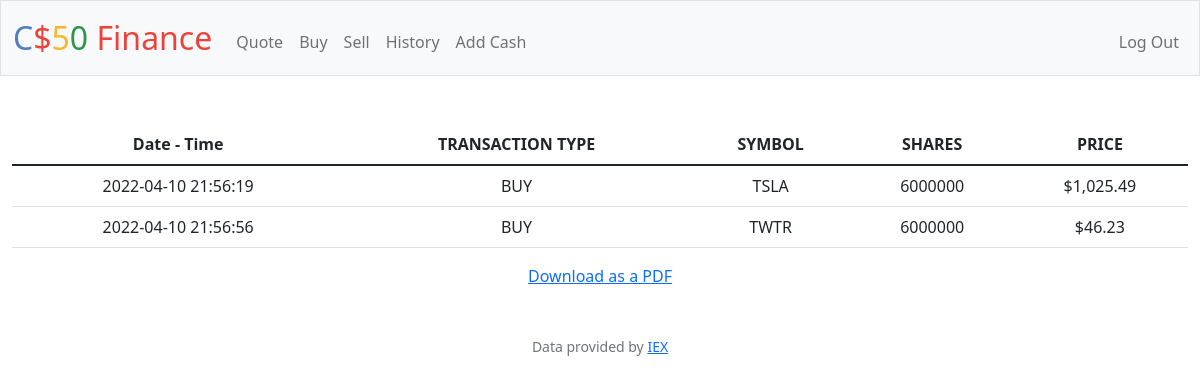
Screenshot of /history (signed in) with the database file from the repository.
### tables this page shows
CREATE TABLE 'transactions' ('id' INTEGER PRIMARY KEY AUTOINCREMENT NOT NULL, 'user_id' INTEGER NOT NULL, 'symbol' TEXT NOT NULL, 'shares' INTEGER NOT NULL, 'price' REAL NOT NULL, 'type' TEXT NOT NULL, 'date' DATETIME NOT NULL);

### app.py (the view)
@app.route("/history")
@login_required
def history():
    try:
        userid = session["user_id"]
        data = db.execute(
            "SELECT date,type,symbol,shares,price FROM transactions WHERE user_id = ?", userid)
    except:
        return apology("try again later", 500)
    else:
        return render_template("history.html", transactions=data)

### app.py (called while the page is built)
@app.after_request
def after_request(response):
    response.headers["Cache-Control"] = "no-cache, no-store, must-revalidate"
    response.headers["Expires"] = 0
    response.headers["Pragma"] = "no-cache"
    return response

### helpers.py (called while the page is built)
def login_required(f):
    @wraps(f)
    def decorated_function(*args, **kwargs):
        if session.get("user_id") is None:
            return redirect("/login")
        return f(*args, **kwargs)
    return decorated_function

def usd(value):
    return f"${value:,.2f}"

### templates/history.html (shortened to what this page needs)
{% extends "layout.html" %}
{% block main %}
 <table class="table table-hover">
    <thead>
        <tr>
            <th scope="col">Date - Time</th>
            <th scope="col">TRANSACTION TYPE</th>
            <th scope="col">SYMBOL</th>
            <th scope="col">SHARES</th>
            <th scope="col">PRICE</th>
        </tr>
    </thead>
    <tbody>
        {% for row in transactions %}
        <tr>
            <td>{{row['date']}}</td>
            <td>{{row['type']}}</td>
            <td>{{row['symbol']}}</td>
            <td>{{row['shares']}}</td>
            <td>{{row['price'] | usd}}</td>
        </tr>
        {% endfor %}
    </tbody>
  </table>
  <a href = "/history.pdf">Download as a PDF</a>
{% endblock %}

### rows the page displays
transactions: date "2022-04-10 21:56:19", type "BUY", symbol "TSLA", shares "6000000", price "$1,025.49"
transactions: date "2022-04-10 21:56:56", type "BUY", symbol "TWTR", shares "6000000", price "$46.23"
